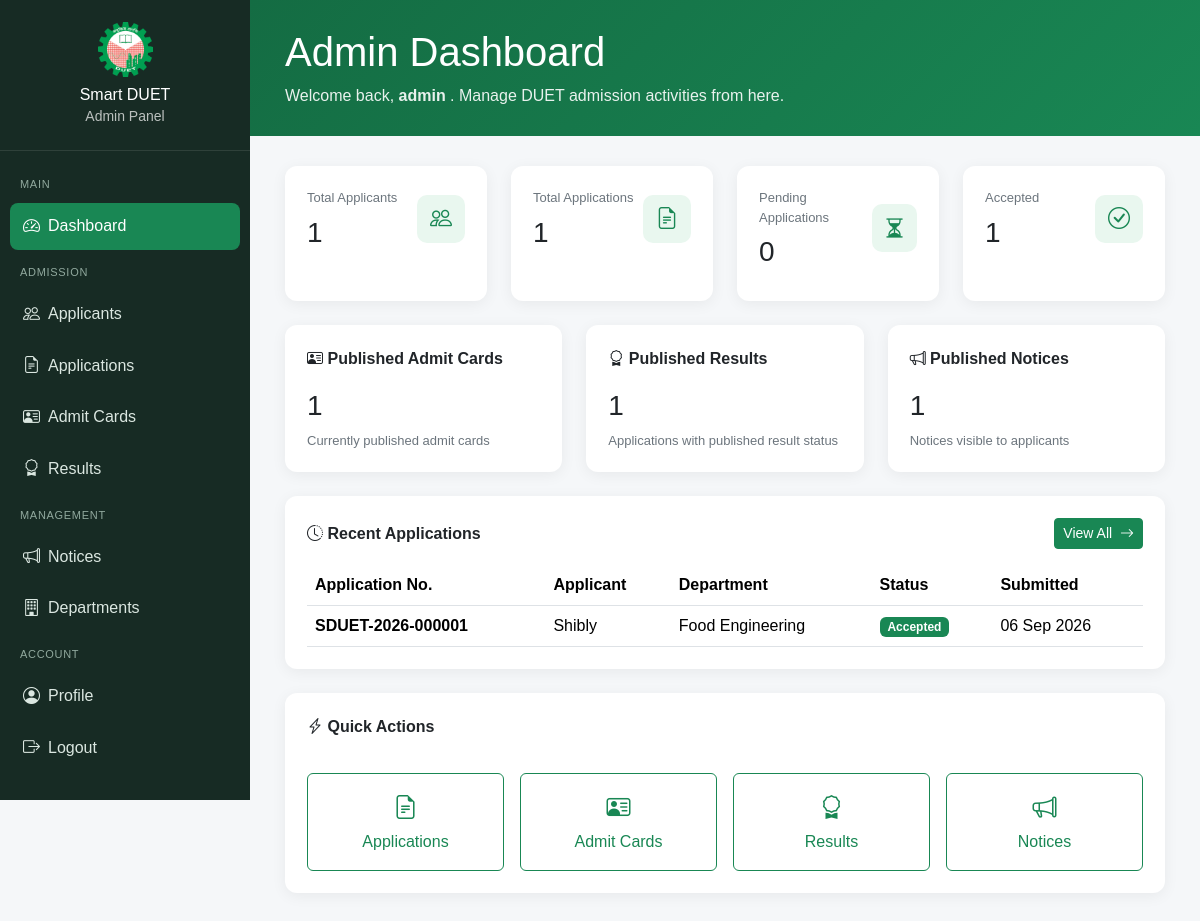
Page /admin/dashboard.php (signed in) on the committed database.
### tables this page shows
CREATE TABLE `applications` (
  `id` int(10) UNSIGNED NOT NULL,
  `application_no` varchar(30) NOT NULL,
  `applicant_id` int(10) UNSIGNED NOT NULL,
  `admission_year` year(4) NOT NULL,
  `ssc_gpa` decimal(3,2) NOT NULL,
  `diploma_cgpa` decimal(3,2) NOT NULL,
  `diploma_passing_year` year(4) NOT NULL,
  `technology_id` int(10) UNSIGNED NOT NULL,
  `department_id` int(10) UNSIGNED NOT NULL,
  `quota` enum('None','Freedom Fighter''s Son/Daughter','Tribal') NOT NULL DEFAULT 'None',
  `status` enum('draft','payment_pending','submitted','under_review','accepted','rejected') NOT NULL DEFAULT 'draft',
  `submitted_at` datetime DEFAULT NULL,
  `created_at` timestamp NOT NULL DEFAULT current_timestamp(),
  `updated_at` timestamp NOT NULL DEFAULT current_timestamp() ON UPDATE current_timestamp()
);

CREATE TABLE `applicants` (
  `id` int(10) UNSIGNED NOT NULL,
  `user_id` int(10) UNSIGNED NOT NULL,
  `full_name` varchar(150) NOT NULL,
  `father_name` varchar(150) NOT NULL,
  `mother_name` varchar(150) NOT NULL,
  `date_of_birth` date NOT NULL,
  `gender` enum('Male','Female','Other') NOT NULL,
  `identity_number` varchar(50) NOT NULL,
  `created_at` timestamp NOT NULL DEFAULT current_timestamp(),
  `updated_at` timestamp NOT NULL DEFAULT current_timestamp() ON UPDATE current_timestamp()
);

CREATE TABLE `departments` (
  `id` int(10) UNSIGNED NOT NULL,
  `code` varchar(10) NOT NULL,
  `name` varchar(150) NOT NULL,
  `faculty` varchar(150) NOT NULL,
  `degree` varchar(100) NOT NULL DEFAULT 'B.Sc. Engineering',
  `duration` varchar(50) NOT NULL DEFAULT '4 Years',
  `seats` int(10) UNSIGNED NOT NULL DEFAULT 0,
  `is_active` tinyint(1) NOT NULL DEFAULT 1,
  `created_at` timestamp NOT NULL DEFAULT current_timestamp()
);

### admin/dashboard.php (the view, shortened to what the rows shown need)
<?php
require_once __DIR__ . '/../includes/functions.php';
$adminId = (int) $_SESSION['admin_id'];
$stmt = $conn->prepare(
    "SELECT full_name, email
     FROM admins
     WHERE id = ?
     LIMIT 1"
);
$stmt->bind_param('i', $adminId);
$stmt->execute();
$result = $stmt->get_result();
$admin = $result->fetch_assoc();
$recentApplications = [];
$stmt = $conn->prepare(
    "SELECT
        a.application_no,
        ap.full_name,
        d.name AS department_name,
        a.status,
        a.submitted_at
     FROM applications a
     INNER JOIN applicants ap
        ON a.applicant_id = ap.id
     LEFT JOIN departments d
        ON a.department_id = d.id
     ORDER BY a.id DESC
     LIMIT 5"
);
$stmt->execute();
$result = $stmt->get_result();
while ($row = $result->fetch_assoc()) {
    $recentApplications[] = $row;
}
?>
<!DOCTYPE html>
<html lang="en">
<head>
    <link
        href="https://cdn.jsdelivr.net/npm/bootstrap@5.3.3/dist/css/bootstrap.min.css"
        rel="stylesheet"
    >
    <link
        href="https://cdn.jsdelivr.net/npm/bootstrap-icons@1.11.3/font/bootstrap-icons.css"
        rel="stylesheet"
    >
    <link
        rel="stylesheet"
        href="<?php echo APP_URL; ?>/css/admin.css"
    >
</head>
<body class="admin-body">
<main class="admin-main">
    <section class="admin-hero">
        <div>
            <h1>
                Admin Dashboard
            </h1>
            <p>
                Welcome back,
                <strong>
                    <?php echo e($admin['full_name']); ?>
                </strong>.
                Manage DUET admission activities from here.
            </p>
        </div>
    </section>
    <div class="admin-content">
        <div class="admin-card">
            <?php if (empty($recentApplications)): ?>
                <div class="admin-empty">
                    <i class="bi bi-inbox"></i>
                    <p class="mb-0 mt-2">
                        No applications found.
                    </p>
                </div>
            <?php else: ?>
                <div class="table-responsive">
                    <table class="table align-middle mb-0">
                        <thead>
                            <tr>
                                <th>
                                    Application No.
                                </th>
                                <th>
                                    Applicant
                                </th>
                                <th>
                                    Department
                                </th>
                                <th>
                                    Status
                                </th>
                                <th>
                                    Submitted
                                </th>
                            </tr>
                        </thead>
                        <tbody>
                        <?php foreach ($recentApplications as $application): ?>
                            <tr>
                                <td>
                                    <strong>
                                        <?php
                                        echo e(
                                            $application['application_no']
                                        );
                                        ?>
                                    </strong>
                                </td>
                                <td>
                                    <?php
                                    echo e(
                                        $application['full_name']
                                    );
                                    ?>
                                </td>
                                <td>
                                    <?php
                                    echo e(
                                        $application['department_name']
                                        ?? 'Not selected'
                                    );
                                    ?>
                                </td>
                                <td>
                                    <?php
                                    $status = $application['status'];
                                    $statusClass = 'bg-secondary';
                                    $statusText = ucwords(
                                        str_replace(
                                            '_',
                                            ' ',
                                            $status
                                        )
                                    );
                                    if ($status === 'submitted') {
                                        $statusClass = 'bg-primary';
                                    } elseif ($status === 'under_review') {
                                        $statusClass = 'bg-warning text-dark';
                                    } elseif ($status === 'accepted') {
                                        $statusClass = 'bg-success';
                                    } elseif ($status === 'rejected') {
                                        $statusClass = 'bg-danger';
                                    }
                                    ?>
                                    <span
                                        class="badge <?php echo $statusClass; ?>"
                                    >
                                        <?php
                                        echo e($statusText);
                                        ?>
                                    </span>
                                </td>
                                <td>
                                    <?php
                                    if (!empty(
                                        $application['submitted_at']
                                    )) {
                                        echo e(
                                            date(
                                                'd M Y',
                                                strtotime(
                                                    $application['submitted_at']
                                                )
                                            )
                                        );
                                    } else {
                                        echo '—';
                                    }
                                    ?>
                                </td>
                            </tr>
                        <?php endforeach; ?>
                        </tbody>
                    </table>
                </div>
            <?php endif; ?>
        </div>
    </div>
</main>
</body>
</html>

### rows in the picture
applications: application_no "SDUET-2026-000001", applicant.full_name "Shibly", department.name "Food Engineering", status "Accepted", submitted_at "06 Sep 2026"

### other values in the picture
$admin['full_name'] "admin"
$totalApplicants "1"
$totalApplications "1"
$pendingApplications "0"
$acceptedApplications "1"
$publishedAdmitCards "1"
$publishedResults "1"
$publishedNotices "1"
